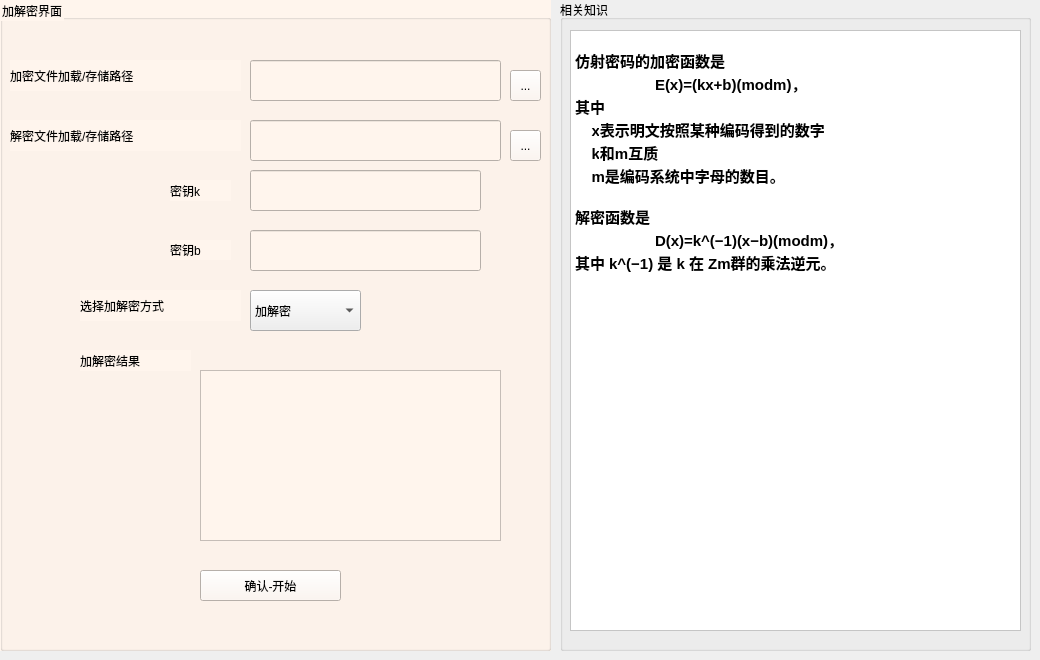
   <widget class="QWidget" name="tab_1">
    <property name="styleSheet">
     <string notr="true"/>
    </property>
    <attribute name="title">
     <string>仿射加密</string>
    </attribute>
    <widget class="QGroupBox" name="groupBox_2">
     <property name="geometry">
      <rect>
       <x>560</x>
       <y>0</y>
       <width>471</width>
       <height>651</height>
      </rect>
     </property>
     <property name="styleSheet">
      <string notr="true">font: 75 9pt &quot;微软雅黑&quot;;</string>
     </property>
     <property name="title">
      <string>相关知识</string>
     </property>
     <widget class="QTextEdit" name="textEdit_3">
      <property name="geometry">
       <rect>
        <x>10</x>
        <y>30</y>
        <width>451</width>
        <height>601</height>
       </rect>
      </property>
      <property name="palette">
       <palette>
        <active>
         <colorrole role="Button">
          <brush brushstyle="SolidPattern">
           <color alpha="255">
            <red>255</red>
            <green>255</green>
            <blue>255</blue>
           </color>
          </brush>
         </colorrole>
         <colorrole role="Base">
          <brush brushstyle="SolidPattern">
           <color alpha="255">
            <red>255</red>
            <green>255</green>
            <blue>255</blue>
           </color>
          </brush>
         </colorrole>
         <colorrole role="Window">
          <brush brushstyle="SolidPattern">
           <color alpha="255">
            <red>255</red>
            <green>255</green>
            <blue>255</blue>
           </color>
          </brush>
         </colorrole>
        </active>
        <inactive>
         <colorrole role="Button">
          <brush brushstyle="SolidPattern">
           <color alpha="255">
            <red>255</red>
            <green>255</green>
            <blue>255</blue>
           </color>
          </brush>
         </colorrole>
         <colorrole role="Base">
          <brush brushstyle="SolidPattern">
           <color alpha="255">
            <red>255</red>
            <green>255</green>
            <blue>255</blue>
           </color>
          </brush>
         </colorrole>
         <colorrole role="Window">
          <brush brushstyle="SolidPattern">
           <color alpha="255">
            <red>255</red>
            <green>255</green>
            <blue>255</blue>
           </color>
          </brush>
         </colorrole>
        </inactive>
        <disabled>
         <colorrole role="Button">
          <brush brushstyle="SolidPattern">
           <color alpha="255">
            <red>255</red>
            <green>255</green>
            <blue>255</blue>
           </color>
          </brush>
         </colorrole>
         <colorrole role="Base">
          <brush brushstyle="SolidPattern">
           <color alpha="255">
            <red>255</red>
            <green>255</green>
            <blue>255</blue>
           </color>
          </brush>
         </colorrole>
         <colorrole role="Window">
          <brush brushstyle="SolidPattern">
           <color alpha="255">
            <red>255</red>
            <green>255</green>
            <blue>255</blue>
           </color>
          </brush>
         </colorrole>
        </disabled>
       </palette>
      </property>
      <property name="styleSheet">
       <string notr="true"/>
      </property>
      <property name="html">
       <string>&lt;!DOCTYPE HTML PUBLIC &quot;-//W3C//DTD HTML 4.0//EN&quot; &quot;http://www.w3.org/TR/REC-html40/strict.dtd&quot;&gt;
&lt;html&gt;&lt;head&gt;&lt;meta name=&quot;qrichtext&quot; content=&quot;1&quot; /&gt;&lt;style type=&quot;text/css&quot;&gt;
p, li { white-space: pre-wrap; }
&lt;/style&gt;&lt;/head&gt;&lt;body style=&quot; font-family:'微软雅黑'; font-size:9pt; font-weight:72; font-style:normal;&quot;&gt;
&lt;p style=&quot;-qt-paragraph-type:empty; margin-top:0px; margin-bottom:0px; margin-left:0px; margin-right:0px; -qt-block-indent:0; text-indent:0px;&quot;&gt;&lt;br /&gt;&lt;/p&gt;
&lt;p style=&quot; margin-top:0px; margin-bottom:0px; margin-left:0px; margin-right:0px; -qt-block-indent:0; text-indent:0px;&quot;&gt;&lt;span style=&quot; font-size:11pt; font-weight:600; background-color:#ffffff;&quot;&gt;仿射密码的加密函数是 &lt;/span&gt;&lt;/p&gt;
&lt;p style=&quot; margin-top:0px; margin-bottom:0px; margin-left:0px; margin-right:0px; -qt-block-indent:0; text-indent:0px;&quot;&gt;&lt;span style=&quot; font-size:11pt; font-weight:600; background-color:#ffffff;&quot;&gt;	E(x)=(kx+b)(modm)，&lt;/span&gt;&lt;/p&gt;
&lt;p style=&quot; margin-top:0px; margin-bottom:0px; margin-left:0px; margin-right:0px; -qt-block-indent:0; text-indent:0px;&quot;&gt;&lt;span style=&quot; font-size:11pt; font-weight:600; background-color:#ffffff;&quot;&gt;其中&lt;/span&gt;&lt;/p&gt;
&lt;p style=&quot; margin-top:0px; margin-bottom:0px; margin-left:0px; margin-right:0px; -qt-block-indent:0; text-indent:0px;&quot;&gt;&lt;span style=&quot; font-size:11pt; font-weight:600; background-color:#ffffff;&quot;&gt;    x表示明文按照某种编码得到的数字&lt;/span&gt;&lt;/p&gt;
&lt;p style=&quot; margin-top:0px; margin-bottom:0px; margin-left:0px; margin-right:0px; -qt-block-indent:0; text-indent:0px;&quot;&gt;&lt;span style=&quot; font-size:11pt; font-weight:600; background-color:#ffffff;&quot;&gt;    k和m互质&lt;/span&gt;&lt;/p&gt;
&lt;p style=&quot; margin-top:0px; margin-bottom:0px; margin-left:0px; margin-right:0px; -qt-block-indent:0; text-indent:0px;&quot;&gt;&lt;span style=&quot; font-size:11pt; font-weight:600; background-color:#ffffff;&quot;&gt;    m是编码系统中字母的数目。&lt;/span&gt;&lt;/p&gt;
&lt;p style=&quot;-qt-paragraph-type:empty; margin-top:0px; margin-bottom:0px; margin-left:0px; margin-right:0px; -qt-block-indent:0; text-indent:0px; font-size:11pt; font-weight:600;&quot;&gt;&lt;br /&gt;&lt;/p&gt;
&lt;p style=&quot; margin-top:0px; margin-bottom:0px; margin-left:0px; margin-right:0px; -qt-block-indent:0; text-indent:0px;&quot;&gt;&lt;span style=&quot; font-size:11pt; font-weight:600; background-color:#ffffff;&quot;&gt;解密函数是 &lt;/span&gt;&lt;/p&gt;
&lt;p style=&quot; margin-top:0px; margin-bottom:0px; margin-left:0px; margin-right:0px; -qt-block-indent:0; text-indent:0px;&quot;&gt;&lt;span style=&quot; font-size:11pt; font-weight:600; background-color:#ffffff;&quot;&gt;	D(x)=k^(−1)(x−b)(modm)，&lt;/span&gt;&lt;/p&gt;
&lt;p style=&quot; margin-top:0px; margin-bottom:0px; margin-left:0px; margin-right:0px; -qt-block-indent:0; text-indent:0px;&quot;&gt;&lt;span style=&quot; font-size:11pt; font-weight:600; background-color:#ffffff;&quot;&gt;其中 k^(−1) 是 k 在 Zm群的乘法逆元。&lt;/span&gt;&lt;/p&gt;&lt;/body&gt;&lt;/html&gt;</string>
      </property>
      <property name="overwriteMode">
       <bool>false</bool>
      </property>
     </widget>
    </widget>
    <widget class="QGroupBox" name="groupBox_3">
     <property name="geometry">
      <rect>
       <x>0</x>
       <y>0</y>
       <width>551</width>
       <height>651</height>
      </rect>
     </property>
     <property name="styleSheet">
      <string notr="true">background-color: rgb(255, 245, 237);
font: 75 9pt &quot;微软雅黑&quot;;</string>
     </property>
     <property name="title">
      <string>加解密界面</string>
     </property>
     <widget class="QLineEdit" name="lineEdit">
      <property name="geometry">
       <rect>
        <x>250</x>
        <y>60</y>
        <width>251</width>
        <height>41</height>
       </rect>
      </property>
     </widget>
     <widget class="QLabel" name="label_7">
      <property name="geometry">
       <rect>
        <x>80</x>
        <y>350</y>
        <width>111</width>
        <height>21</height>
       </rect>
      </property>
      <property name="text">
       <string>加解密结果</string>
      </property>
     </widget>
     <widget class="QLineEdit" name="lineEdit_2">
      <property name="geometry">
       <rect>
        <x>250</x>
        <y>170</y>
        <width>231</width>
        <height>41</height>
       </rect>
      </property>
     </widget>
     <widget class="QTextEdit" name="textEdit">
      <property name="geometry">
       <rect>
        <x>200</x>
        <y>370</y>
        <width>301</width>
        <height>171</height>
       </rect>
      </property>
     </widget>
     <widget class="QLabel" name="label_2">
      <property name="geometry">
       <rect>
        <x>170</x>
        <y>180</y>
        <width>61</width>
        <height>21</height>
       </rect>
      </property>
      <property name="text">
       <string>密钥k</string>
      </property>
     </widget>
     <widget class="QLabel" name="label_3">
      <property name="geometry">
       <rect>
        <x>170</x>
        <y>240</y>
        <width>61</width>
        <height>20</height>
       </rect>
      </property>
      <property name="text">
       <string>密钥b</string>
      </property>
     </widget>
     <widget class="QLabel" name="label_4">
      <property name="geometry">
       <rect>
        <x>80</x>
        <y>290</y>
        <width>161</width>
        <height>31</height>
       </rect>
      </property>
      <property name="text">
       <string>选择加解密方式</string>
      </property>
     </widget>
     <widget class="QLineEdit" name="lineEdit_3">
      <property name="geometry">
       <rect>
        <x>250</x>
        <y>230</y>
        <width>231</width>
        <height>41</height>
       </rect>
      </property>
     </widget>
     <widget class="QLabel" name="label">
      <property name="geometry">
       <rect>
        <x>10</x>
        <y>60</y>
        <width>231</width>
        <height>31</height>
       </rect>
      </property>
      <property name="styleSheet">
       <string notr="true">font: 75 9pt &quot;微软雅黑&quot;;</string>
      </property>
      <property name="text">
       <string>加密文件加载/存储路径</string>
      </property>
     </widget>
     <widget class="QPushButton" name="pushButton">
      <property name="geometry">
       <rect>
        <x>200</x>
        <y>570</y>
        <width>141</width>
        <height>31</height>
       </rect>
      </property>
      <property name="text">
       <string>确认-开始</string>
      </property>
     </widget>
     <widget class="QLineEdit" name="lineEdit_18">
      <property name="geometry">
       <rect>
        <x>250</x>
        <y>120</y>
        <width>251</width>
        <height>41</height>
       </rect>
      </property>
     </widget>
     <widget class="QLabel" name="label_36">
      <property name="geometry">
       <rect>
        <x>10</x>
        <y>120</y>
        <width>231</width>
        <height>31</height>
       </rect>
      </property>
      <property name="styleSheet">
       <string notr="true">font: 75 9pt &quot;微软雅黑&quot;;</string>
      </property>
      <property name="text">
       <string>解密文件加载/存储路径</string>
      </property>
     </widget>
     <widget class="QToolButton" name="toolButton">
      <property name="geometry">
       <rect>
        <x>510</x>
        <y>70</y>
        <width>31</width>
        <height>31</height>
       </rect>
      </property>
      <property name="text">
       <string>...</string>
      </property>
     </widget>
     <widget class="QToolButton" name="toolButton_2">
      <property name="geometry">
       <rect>
        <x>510</x>
        <y>130</y>
        <width>31</width>
        <height>31</height>
       </rect>
      </property>
      <property name="text">
       <string>...</string>
      </property>
     </widget>
    </widget>
    <widget class="QComboBox" name="comboBox_6">
     <property name="geometry">
      <rect>
       <x>250</x>
       <y>290</y>
       <width>111</width>
       <height>41</height>
      </rect>
     </property>
     <property name="styleSheet">
      <string notr="true">font: 75 9pt &quot;微软雅黑&quot;;</string>
     </property>
     <item>
      <property name="text">
       <string>加解密</string>
      </property>
     </item>
     <item>
      <property name="text">
       <string>加密</string>
      </property>
     </item>
     <item>
      <property name="text">
       <string>解密</string>
      </property>
     </item>
    </widget>
   </widget>
